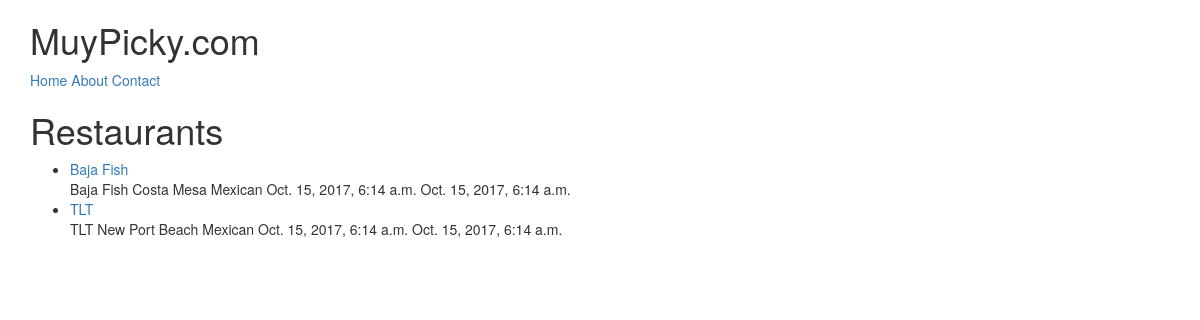
/restaurants/, run on an earlier commit of the app's database.
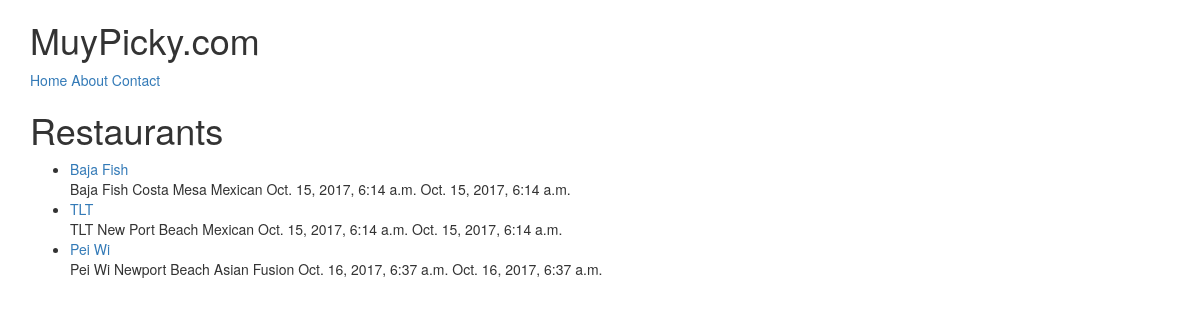
And on a later commit of the database.
### restaurants/models.py (models this page shows, shortened)
class RestaurantLocation(models.Model):
    name       =  models.CharField(max_length=120)
    location   =  models.CharField(max_length=120,null=True, blank=True)
    category   =  models.CharField(max_length=120,null=True, blank=False)
    timestamp  =  models.DateTimeField(auto_now=True)
    updated    =  models.DateTimeField(auto_now=True)
    slug       =  models.SlugField(null=True, blank=True)
    def __str__(self):
        return self.name

### restaurants/views.py (the view)
# urls.py: url(r'^restaurants/$', RestaurantListView.as_view()),
class RestaurantListView(ListView):
    def get_queryset(self):
        slug = self.kwargs.get('slug')
        if slug:
            queryset = RestaurantLocation.objects.filter(Q(category__iexact = slug) | Q(category__icontains = slug))
            print("we did it")
        else:
            queryset = RestaurantLocation.objects.all()
            print("we did not")
        return queryset

### restaurants/templates/restaurants/restaurantlocation_list.html (shortened to what this page needs)
{% extends "base.html" %}
{% block content %}
    <h1>Restaurants</h1>
    <ul>
        {% for obj in object_list %}
        <li><a href='/restaurants/{{ obj.slug }}/'>{{ obj }}</a></li>
            {{ obj.name }} {{ obj.location }} {{ obj.category }} {{ obj.timestamp }} {{ obj.updated }}</li>
        {% endfor %}
    </ul>
{% endblock content %}

What changed in the data, as far as the page shows it:
added RestaurantLocation: name "Pei Wi", location "Newport Beach", category "Asian Fusion", timestamp "Oct. 16, 2017, 6:37 a.m.", updated "Oct. 16, 2017, 6:37 a.m."
